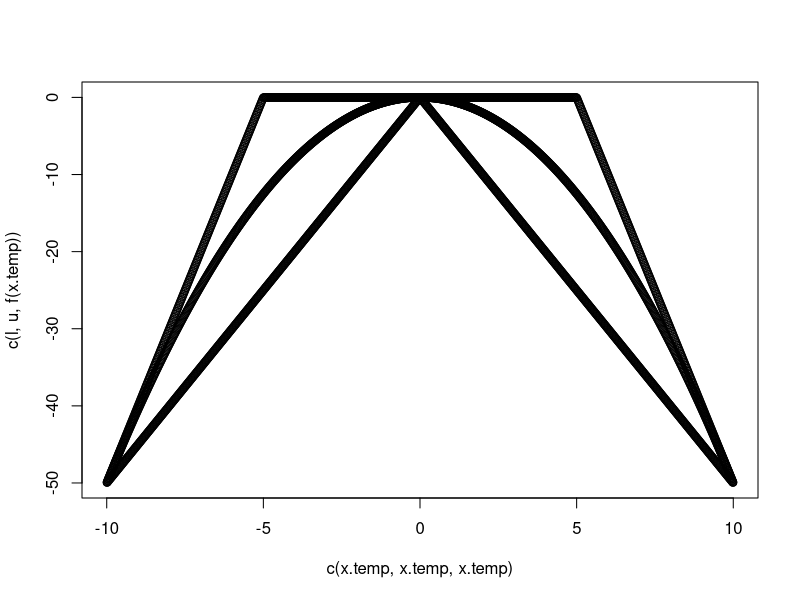
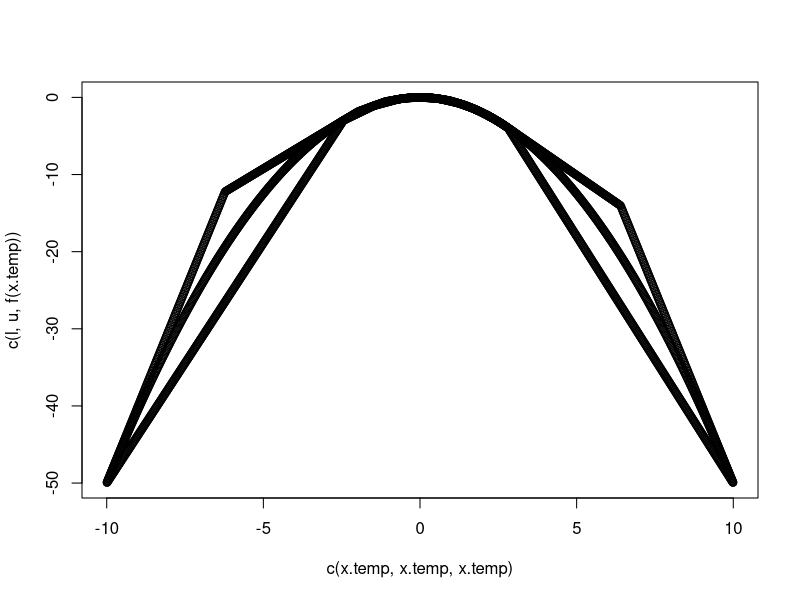
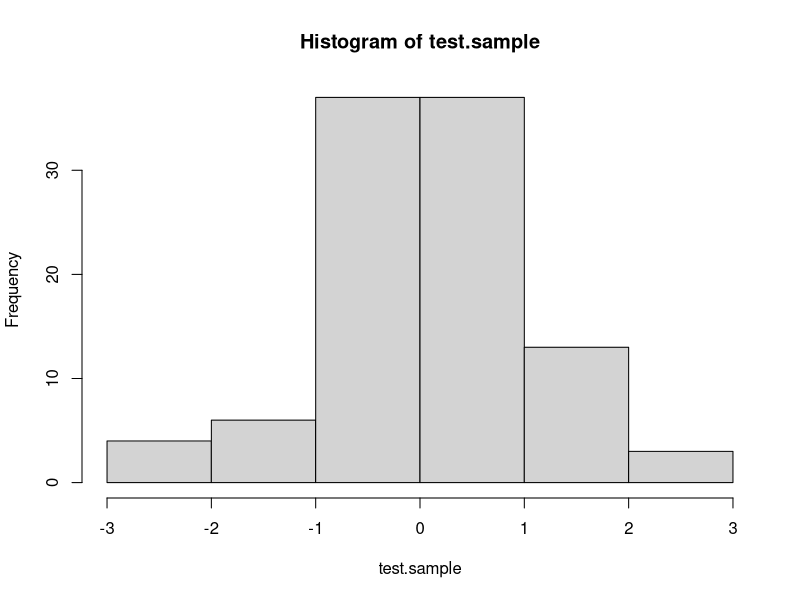

Reproduce these figures in R, in order.
###################
## Going further ##
###################

# 1. Option to ars() could be log.transformed.f = F
# 2. Derivative of the function can be given by users as: 
#     fprima<-function(x,mu=0,sigma=1){-1/sigma^2*(x-mu)}
#     with parameters by users (?)
# 3. Figure out what to do when x.cand is element in x.vec
# 4. Give the option to give function as input in another way
# 5. Find a way to do the convexity check of f by evaluating fewer f
# 6. Take unbounded domains into consideration
# 7. 

##############
## Comments ##
##############

# 1. "f" is the log of the users density function
# 2. "dom" is the domain defined for the density
# 3. "n" is the requested number of sample elements
# 4. The candidates, x.cand, for a sample value are drawn from the density
#     defined by the upper bound of f. First x.cand is drawn from a equidistant
#     set in dom, with steps 2*dx. The candidate is then adjusted by U(-dx,dx),
#     in order to cover dom.
# 5. 

################
## User input ##
################

f <- function(x) (-(1/2)*(x)^2)
dom = c(-10,10)
n = 100

###################
## Sub-functions ##
###################

# Derivative of f
df <- function(x) {}
body(df) <- D(body(f), 'x')

# f convexity check
is.convex = function(f,dom){
  x.seq <- seq(dom[1],dom[2], l=100)
  res=T
  for (i in 3:100){
    if((f(x.seq[i])-f(x.seq[i-1])) >= (f(x.seq[i-1])-f(x.seq[i-2]))){
      res = F
    }
  }
  return(res)
}

# Evaluate lower bound at x
lower = function(x, x.vec, f.vec){
  l = max(which(x>x.vec))
  return(f(x.vec[l])+(x-x.vec[l])*((f.vec[l+1]-f.vec[l])/(x.vec[l+1]-x.vec[l])))
}

# Evaluate upper bound at x
upper = function(x, x.vec, f.vec, d.vec){
  l = max(which(x>x.vec))
  return(min(f.vec[l]+(x-x.vec[l])*d.vec[l],f.vec[l+1]+(x-x.vec[l+1])*d.vec[l+1]))
}

###################
## Main function ##
###################

ars = function(f, dom, n){
  x.out = rep(NA,n)
  x.vec = c(dom[1],mean(c(dom[1],dom[2])),dom[2])
  f.vec = f(x.vec)
  d.vec = df(x.vec)
  dx = 1e-2
  i = 1
  
  while(i<=n){
    u = runif(1,0,1)
    x.temp = seq(dom[1]+dx,dom[2]-dx,2*dx)
    x.cand = sample(x.temp,size=1,prob=sapply(x.temp, function(x){
      exp(upper(x,x.vec,f.vec,d.vec))}))
    x.cand = runif(1,x.cand-dx,x.cand+dx)
    
    if(u <= exp(lower(x.cand,x.vec,f.vec)-upper(x.cand,x.vec,f.vec,d.vec))){
      x.out[i] = x.cand
      i=i+1
    }else{
      f.cand = f(x.cand)
      if(u <= exp(f.cand-upper(x.cand,x.vec,f.vec,d.vec))){
        x.out[i] = x.cand
        i = i+1
      }
      l = max(which(x.cand>x.vec))
      x.vec = append(x.vec,x.cand,after=l)
      f.vec = append(f.vec,f.cand,after=l)
      d.vec = append(d.vec,df(x.cand),after=l)
    }
  }
  
  ############
  # test
  u = sapply(x.temp, function(x) upper(x,x.vec,f.vec,d.vec))
  l = sapply(x.temp, function(x) lower(x,x.vec,f.vec))
  plot(c(x.temp,x.temp,x.temp),c(l,u,f(x.temp)))
  ############
  
  return(x.out)
}


##########
## test ##
##########

# User input
f <- function(x) (-(1/2)*(x)^2)
dom = c(-10,10)
n = 100

# Plot f, lower bound and upper bound
dx = 1e-2
x.temp = seq(dom[1]+dx,dom[2]-dx,2*dx)
x.vec = c(dom[1],mean(c(dom[1],dom[2])),dom[2])
f.vec = f(x.vec)
d.vec = df(x.vec)
u = sapply(x.temp, function(x) upper(x,x.vec,f.vec,d.vec))
l = sapply(x.temp, function(x) lower(x,x.vec,f.vec))
plot(c(x.temp,x.temp,x.temp),c(l,u,f(x.temp)))

# Draw a sample using ars()
test.sample = ars(f,dom,n)
hist(test.sample)
